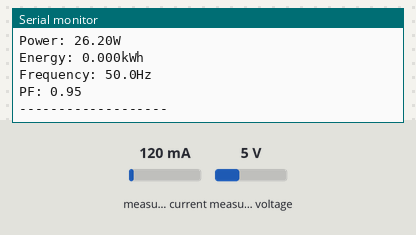
This sketch was run on a simulated Arduino Mega 2560, built with avr-gcc and run on an emulated ATmega2560. Shown: the last lines printed to the serial monitor. Inputs (shaded band) come from the test bench; at power-on: measured current 120 mA, measured voltage 5 V.

Above: at 1.2 s.
1.3 s: measured current set to 40 mA
At 2.14 s:
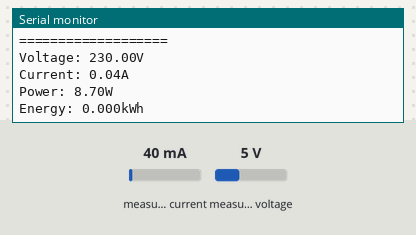
2.8 s: measured voltage set to 0.3 V
At 4.21 s:
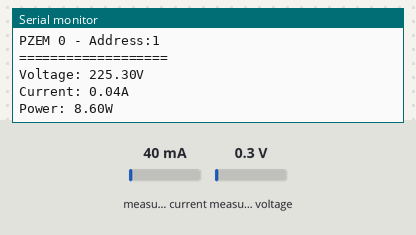
4.3 s: measured current set to 500 mA
At 6.28 s:
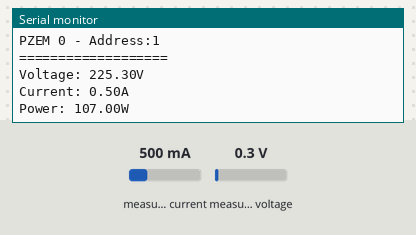
Timing chart, 0 to 7.8 s (numbered marks = the images above; inputs shaded):
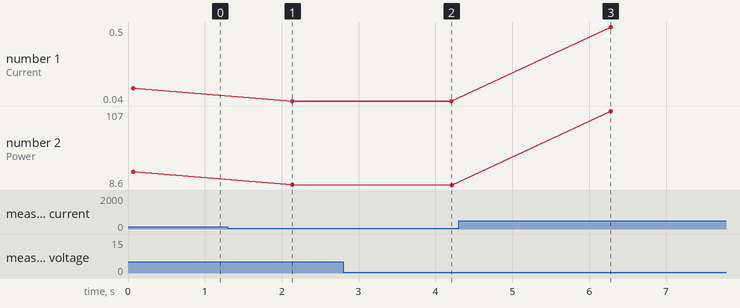

Measured:
- after the input at 1.3 s, the serial monitor: prints a new line after 0.84 s (image 1)
- after the input at 2.8 s, the serial monitor: prints a new line after 1.4 s (image 2)
- after the input at 4.3 s, the serial monitor: prints a new line after 2.0 s (image 3)
- plotted number 1: 0.12 → 0.04 after the input at 1.3 s, 0.04 → 0.5 after the input at 4.3 s
- plotted number 2: 26.2 → 8.7 after the input at 1.3 s, 8.7 → 8.6 after the input at 2.8 s, 8.6 → 107 after the input at 4.3 s

The sketch:

pzemsingledevicetest.ino
```cpp
#include <PZEM004Tv30.h>

#define pzemRX 16
#define pzemTX 17

#define pzemSerial Serial2
#define pzemTotal 1

PZEM004Tv30 pzems[pzemTotal];

void setup(){
  Serial.begin(115200);

  for(int i = 0; i < pzemTotal; i++){
    pzems[i] = PZEM004Tv30(pzemSerial, pzemRX, pzemTX, 0xF8);
  }
}

void loop() {

  for(int i = 0; i < pzemTotal; i++){
    // Print out the measured values from each PZEM module
        Serial.print("PZEM ");
        Serial.print(i);
        Serial.print(" - Address:");
        Serial.println(pzems[i].getAddress(), HEX);
        Serial.println("===================");


        // Read the data from the sensor
        float voltage = pzems[i].voltage();
        float current = pzems[i].current();
        float power = pzems[i].power();
        float energy = pzems[i].energy();
        float frequency = pzems[i].frequency();
        float pf = pzems[i].pf();


        // Check if the data is valid
        if(isnan(voltage)){
            Serial.println("Error reading voltage");
        } else if (isnan(current)) {
            Serial.println("Error reading current");
        } else if (isnan(power)) {
            Serial.println("Error reading power");
        } else if (isnan(energy)) {
            Serial.println("Error reading energy");
        } else if (isnan(frequency)) {
            Serial.println("Error reading frequency");
        } else if (isnan(pf)) {
            Serial.println("Error reading power factor");
        } else {
            // Print the values to the Serial console
            Serial.print("Voltage: ");      Serial.print(voltage);      Serial.println("V");
            Serial.print("Current: ");      Serial.print(current);      Serial.println("A");
            Serial.print("Power: ");        Serial.print(power);        Serial.println("W");
            Serial.print("Energy: ");       Serial.print(energy,3);     Serial.println("kWh");
            Serial.print("Frequency: ");    Serial.print(frequency, 1); Serial.println("Hz");
            Serial.print("PF: ");           Serial.println(pf);

        }

        Serial.println("-------------------");
        Serial.println();
    }

    Serial.println();
    delay(2000);
}
```
